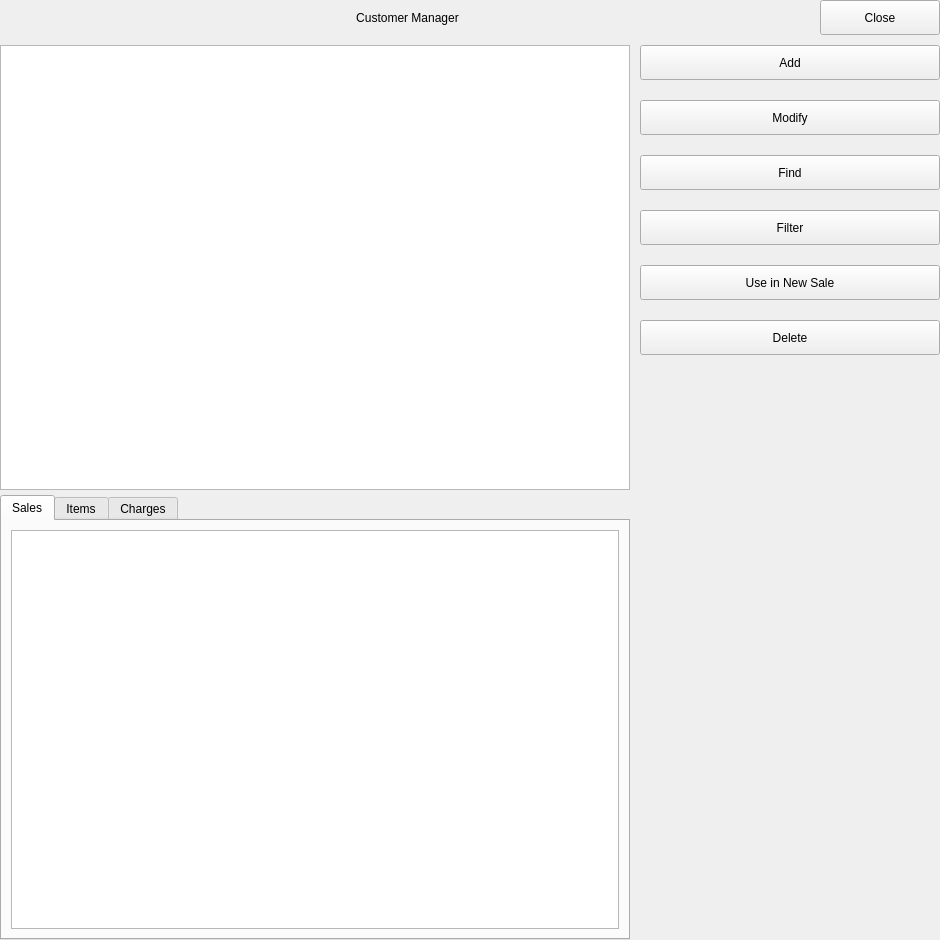
<?xml version="1.0" encoding="UTF-8"?>
<ui version="4.0">
 <class>CustomerManager</class>
 <widget class="QWidget" name="CustomerManager">
  <property name="geometry">
   <rect>
    <x>0</x>
    <y>0</y>
    <width>940</width>
    <height>940</height>
   </rect>
  </property>
  <property name="minimumSize">
   <size>
    <width>940</width>
    <height>940</height>
   </size>
  </property>
  <property name="windowTitle">
   <string>Customer Manager</string>
  </property>
  <property name="styleSheet">
   <string notr="true">QWidget {
}</string>
  </property>
  <layout class="QVBoxLayout" name="verticalLayout_3">
   <property name="spacing">
    <number>10</number>
   </property>
   <property name="leftMargin">
    <number>0</number>
   </property>
   <property name="topMargin">
    <number>0</number>
   </property>
   <property name="rightMargin">
    <number>0</number>
   </property>
   <property name="bottomMargin">
    <number>0</number>
   </property>
   <item>
    <widget class="QWidget" name="widget" native="true">
     <layout class="QHBoxLayout" name="horizontalLayout">
      <property name="spacing">
       <number>5</number>
      </property>
      <property name="leftMargin">
       <number>0</number>
      </property>
      <property name="topMargin">
       <number>0</number>
      </property>
      <property name="rightMargin">
       <number>0</number>
      </property>
      <property name="bottomMargin">
       <number>0</number>
      </property>
      <item>
       <widget class="QLabel" name="lb_window_title">
        <property name="minimumSize">
         <size>
          <width>0</width>
          <height>35</height>
         </size>
        </property>
        <property name="text">
         <string>Customer Manager</string>
        </property>
        <property name="alignment">
         <set>Qt::AlignmentFlag::AlignCenter</set>
        </property>
       </widget>
      </item>
      <item>
       <widget class="QPushButton" name="pb_window_close">
        <property name="minimumSize">
         <size>
          <width>120</width>
          <height>35</height>
         </size>
        </property>
        <property name="maximumSize">
         <size>
          <width>120</width>
          <height>35</height>
         </size>
        </property>
        <property name="text">
         <string>Close</string>
        </property>
        <property name="icon">
         <iconset resource="../assets/images/icons.qrc">
          <normaloff>:/Icons/close_white.svg</normaloff>:/Icons/close_white.svg</iconset>
        </property>
        <property name="iconSize">
         <size>
          <width>20</width>
          <height>20</height>
         </size>
        </property>
       </widget>
      </item>
     </layout>
    </widget>
   </item>
   <item>
    <widget class="QWidget" name="widget_2" native="true">
     <layout class="QHBoxLayout" name="horizontalLayout_2">
      <property name="spacing">
       <number>10</number>
      </property>
      <property name="leftMargin">
       <number>0</number>
      </property>
      <property name="topMargin">
       <number>0</number>
      </property>
      <property name="rightMargin">
       <number>0</number>
      </property>
      <property name="bottomMargin">
       <number>0</number>
      </property>
      <item>
       <widget class="QWidget" name="widget_3" native="true">
        <layout class="QVBoxLayout" name="verticalLayout">
         <property name="spacing">
          <number>5</number>
         </property>
         <property name="leftMargin">
          <number>0</number>
         </property>
         <property name="topMargin">
          <number>0</number>
         </property>
         <property name="rightMargin">
          <number>0</number>
         </property>
         <property name="bottomMargin">
          <number>0</number>
         </property>
         <item>
          <widget class="QTableView" name="tbl_customers"/>
         </item>
         <item>
          <widget class="QTabWidget" name="tab_details">
           <property name="minimumSize">
            <size>
             <width>0</width>
             <height>300</height>
            </size>
           </property>
           <property name="currentIndex">
            <number>0</number>
           </property>
           <widget class="QWidget" name="tab_sales">
            <attribute name="title">
             <string>Sales</string>
            </attribute>
            <layout class="QGridLayout" name="gridLayout_3">
             <item row="0" column="0">
              <widget class="QTableView" name="tbl_customer_sales"/>
             </item>
            </layout>
           </widget>
           <widget class="QWidget" name="tab_items">
            <attribute name="title">
             <string>Items</string>
            </attribute>
            <layout class="QGridLayout" name="gridLayout_2">
             <item row="0" column="0">
              <widget class="QTableView" name="tbl_customer_items"/>
             </item>
            </layout>
           </widget>
           <widget class="QWidget" name="tab_charges">
            <attribute name="title">
             <string>Charges</string>
            </attribute>
            <layout class="QGridLayout" name="gridLayout">
             <item row="0" column="0">
              <widget class="QTableView" name="tbl_customer_charges"/>
             </item>
            </layout>
           </widget>
          </widget>
         </item>
        </layout>
       </widget>
      </item>
      <item>
       <widget class="QWidget" name="widget_4" native="true">
        <property name="minimumSize">
         <size>
          <width>300</width>
          <height>0</height>
         </size>
        </property>
        <property name="maximumSize">
         <size>
          <width>300</width>
          <height>16777215</height>
         </size>
        </property>
        <property name="layoutDirection">
         <enum>Qt::LayoutDirection::LeftToRight</enum>
        </property>
        <layout class="QVBoxLayout" name="verticalLayout_2">
         <property name="spacing">
          <number>20</number>
         </property>
         <property name="leftMargin">
          <number>0</number>
         </property>
         <property name="topMargin">
          <number>0</number>
         </property>
         <property name="rightMargin">
          <number>0</number>
         </property>
         <property name="bottomMargin">
          <number>0</number>
         </property>
         <item>
          <layout class="QHBoxLayout" name="horizontalLayout_3">
           <property name="spacing">
            <number>0</number>
           </property>
           <item>
            <widget class="QPushButton" name="pb_add">
             <property name="minimumSize">
              <size>
               <width>165</width>
               <height>35</height>
              </size>
             </property>
             <property name="maximumSize">
              <size>
               <width>16777215</width>
               <height>35</height>
              </size>
             </property>
             <property name="cursor">
              <cursorShape>PointingHandCursor</cursorShape>
             </property>
             <property name="layoutDirection">
              <enum>Qt::LayoutDirection::LeftToRight</enum>
             </property>
             <property name="autoFillBackground">
              <bool>false</bool>
             </property>
             <property name="text">
              <string>Add</string>
             </property>
             <property name="icon">
              <iconset resource="../assets/images/icons.qrc">
               <normaloff>:/Icons/add.svg</normaloff>:/Icons/add.svg</iconset>
             </property>
             <property name="iconSize">
              <size>
               <width>25</width>
               <height>25</height>
              </size>
             </property>
            </widget>
           </item>
          </layout>
         </item>
         <item>
          <layout class="QHBoxLayout" name="horizontalLayout_4">
           <property name="spacing">
            <number>0</number>
           </property>
           <item>
            <widget class="QPushButton" name="pb_modify">
             <property name="minimumSize">
              <size>
               <width>165</width>
               <height>35</height>
              </size>
             </property>
             <property name="maximumSize">
              <size>
               <width>16777215</width>
               <height>35</height>
              </size>
             </property>
             <property name="cursor">
              <cursorShape>PointingHandCursor</cursorShape>
             </property>
             <property name="layoutDirection">
              <enum>Qt::LayoutDirection::LeftToRight</enum>
             </property>
             <property name="autoFillBackground">
              <bool>false</bool>
             </property>
             <property name="text">
              <string>Modify</string>
             </property>
             <property name="icon">
              <iconset resource="../assets/images/icons.qrc">
               <normaloff>:/Icons/edit.svg</normaloff>:/Icons/edit.svg</iconset>
             </property>
             <property name="iconSize">
              <size>
               <width>25</width>
               <height>25</height>
              </size>
             </property>
            </widget>
           </item>
          </layout>
         </item>
         <item>
          <layout class="QHBoxLayout" name="horizontalLayout_5">
           <property name="spacing">
            <number>0</number>
           </property>
           <item>
            <widget class="QPushButton" name="pb_find">
             <property name="minimumSize">
              <size>
               <width>165</width>
               <height>35</height>
              </size>
             </property>
             <property name="maximumSize">
              <size>
               <width>16777215</width>
               <height>35</height>
              </size>
             </property>
             <property name="cursor">
              <cursorShape>PointingHandCursor</cursorShape>
             </property>
             <property name="layoutDirection">
              <enum>Qt::LayoutDirection::LeftToRight</enum>
             </property>
             <property name="autoFillBackground">
              <bool>false</bool>
             </property>
             <property name="text">
              <string>Find</string>
             </property>
             <property name="icon">
              <iconset resource="../assets/images/icons.qrc">
               <normaloff>:/Icons/search.svg</normaloff>:/Icons/search.svg</iconset>
             </property>
             <property name="iconSize">
              <size>
               <width>25</width>
               <height>25</height>
              </size>
             </property>
            </widget>
           </item>
          </layout>
         </item>
         <item>
          <layout class="QHBoxLayout" name="horizontalLayout_6">
           <property name="spacing">
            <number>0</number>
           </property>
           <item>
            <widget class="QPushButton" name="pb_filter">
             <property name="minimumSize">
              <size>
               <width>165</width>
               <height>35</height>
              </size>
             </property>
             <property name="maximumSize">
              <size>
               <width>16777215</width>
               <height>35</height>
              </size>
             </property>
             <property name="cursor">
              <cursorShape>PointingHandCursor</cursorShape>
             </property>
             <property name="layoutDirection">
              <enum>Qt::LayoutDirection::LeftToRight</enum>
             </property>
             <property name="autoFillBackground">
              <bool>false</bool>
             </property>
             <property name="text">
              <string>Filter</string>
             </property>
             <property name="icon">
              <iconset resource="../assets/images/icons.qrc">
               <normaloff>:/Icons/filter.svg</normaloff>:/Icons/filter.svg</iconset>
             </property>
             <property name="iconSize">
              <size>
               <width>25</width>
               <height>25</height>
              </size>
             </property>
            </widget>
           </item>
          </layout>
         </item>
         <item>
          <layout class="QHBoxLayout" name="horizontalLayout_7">
           <property name="spacing">
            <number>0</number>
           </property>
           <item>
            <widget class="QPushButton" name="pb_new_sale">
             <property name="minimumSize">
              <size>
               <width>165</width>
               <height>35</height>
              </size>
             </property>
             <property name="maximumSize">
              <size>
               <width>16777215</width>
               <height>35</height>
              </size>
             </property>
             <property name="cursor">
              <cursorShape>PointingHandCursor</cursorShape>
             </property>
             <property name="layoutDirection">
              <enum>Qt::LayoutDirection::LeftToRight</enum>
             </property>
             <property name="autoFillBackground">
              <bool>false</bool>
             </property>
             <property name="text">
              <string>Use in New Sale</string>
             </property>
             <property name="icon">
              <iconset resource="../assets/images/icons.qrc">
               <normaloff>:/Icons/shopping_cart.svg</normaloff>:/Icons/shopping_cart.svg</iconset>
             </property>
             <property name="iconSize">
              <size>
               <width>25</width>
               <height>25</height>
              </size>
             </property>
            </widget>
           </item>
          </layout>
         </item>
         <item>
          <layout class="QHBoxLayout" name="horizontalLayout_8">
           <property name="spacing">
            <number>0</number>
           </property>
           <item>
            <widget class="QPushButton" name="pb_delete">
             <property name="minimumSize">
              <size>
               <width>165</width>
               <height>35</height>
              </size>
             </property>
             <property name="maximumSize">
              <size>
               <width>16777215</width>
               <height>35</height>
              </size>
             </property>
             <property name="cursor">
              <cursorShape>PointingHandCursor</cursorShape>
             </property>
             <property name="layoutDirection">
              <enum>Qt::LayoutDirection::LeftToRight</enum>
             </property>
             <property name="autoFillBackground">
              <bool>false</bool>
             </property>
             <property name="text">
              <string>Delete</string>
             </property>
             <property name="icon">
              <iconset resource="../assets/images/icons.qrc">
               <normaloff>:/Icons/trash.svg</normaloff>:/Icons/trash.svg</iconset>
             </property>
             <property name="iconSize">
              <size>
               <width>25</width>
               <height>25</height>
              </size>
             </property>
            </widget>
           </item>
          </layout>
         </item>
         <item>
          <spacer name="verticalSpacer">
           <property name="orientation">
            <enum>Qt::Orientation::Vertical</enum>
           </property>
           <property name="sizeHint" stdset="0">
            <size>
             <width>20</width>
             <height>40</height>
            </size>
           </property>
          </spacer>
         </item>
        </layout>
       </widget>
      </item>
     </layout>
    </widget>
   </item>
  </layout>
 </widget>
 <resources>
  <include location="../assets/images/icons.qrc"/>
 </resources>
 <connections/>
</ui>
